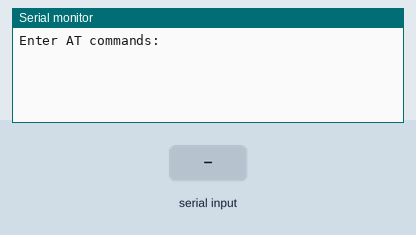
The sketch below on a simulated Arduino Mega 2560, built with avr-gcc and run on an emulated ATmega2560. On the bench: the last lines printed to the serial monitor. Inputs (shaded band) come from the test bench.

Above: at 1.2 s.
1.3 s: "1" received over the second serial link
At 1.8 s:
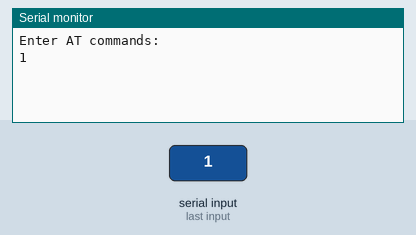
2.8 s: "0" received over the second serial link
At 4.2 s:
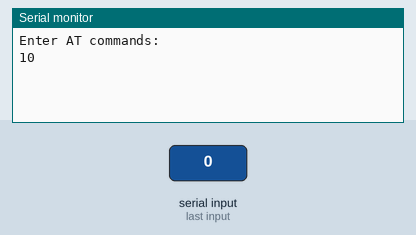

Measured:
- after the input at 1.3 s, the serial monitor: prints a new line at once (image 1)
- after the input at 2.8 s, the serial monitor: prints a new line at once (image 2)

The sketch:

BTConfig.ino
```cpp
// Basic Bluetooth sketch HC-06_01
// Connect the Hc-06 module and communicate using the serial monitor
//
// The HC-06 defaults to AT mode when first powered on.
// The default baud rate is 9600
// The Hc-06 requires all AT commands to be in uppercase. NL+CR should be set
//


#include <SoftwareSerial.h>
#define BTserial Serial2
// SoftwareSerial BTserial(2, 3); // RX | TX
// Connect the HC-06 TX to the Arduino RX on pin 2.
// Connect the HC-06 RX to the Arduino TX on pin 3 through a voltage divider.
//


void setup()
{
    Serial.begin(115200);
    Serial.println("Enter AT commands:");

    // HC-06 default serial speed is 9600
    BTserial.begin(115200);
}
char a;
void loop()
{

    // Keep reading from HC-06 and send to Arduino Serial Monitor
    if (BTserial.available())
    {
        Serial.write(BTserial.read());
    }

    // Keep reading from Arduino Serial Monitor and send to HC-06
    if (Serial.available())
    {
        BTserial.write(Serial.read());
    }

}
```
